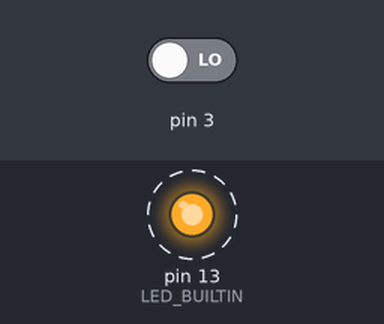
The sketch below on a simulated Arduino Uno, built with avr-gcc and run on an emulated ATmega328P. Shown: output pins drawn as LEDs (lit = HIGH). Dashed ring = blinking. The inputs (shaded band) are chosen by the test bench; at power-on: pin 3 LOW. Pins used as bus, display or sensor lines are not drawn; what the sketch prints to the serial monitor is not drawn.

Above: at 1.2 s.
1.3 s: pin 3 driven HIGH
Timing chart, 0 to 10.3 s (numbered marks = the images above; inputs shaded):
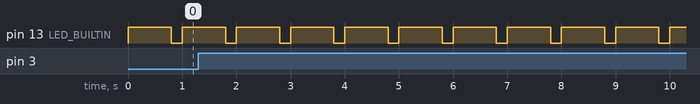

Measured:
- by itself, pin 13 (LED_BUILTIN): alternates HIGH for 0.80 s and LOW for 0.20 s

The sketch:

Lab3_ATmega.ino
```cpp
/*
AT-Lab3 Timer for the PIC Plus counting the INT pulses.
1 ms pulse on pin D4 every 1.0 sec, and counts toggles of the D3 pin
coming from PIC RB5 (toggled by the ISR on the PIC).
Open the Serial Monitor at 9600 baud.
*/
int count = 0;

void setup() {
  pinMode(4, OUTPUT);
  pinMode(3, INPUT);
  pinMode(LED_BUILTIN, OUTPUT);
  Serial.begin(9600);
  while (!Serial) continue;
}

void loop() {
  attachInterrupt(1, Notify, CHANGE);   // interrupt on both edges of D3
  digitalWrite(LED_BUILTIN, HIGH);
  digitalWrite(4, HIGH);
  delay(1);                             // 1 ms pulse
  digitalWrite(4, LOW);
  delay(799);
  digitalWrite(LED_BUILTIN, LOW);
  delay(200);
}

void Notify() {
  count += 1;
  Serial.print("Count= dec: ");
  Serial.println(count);
}
```
